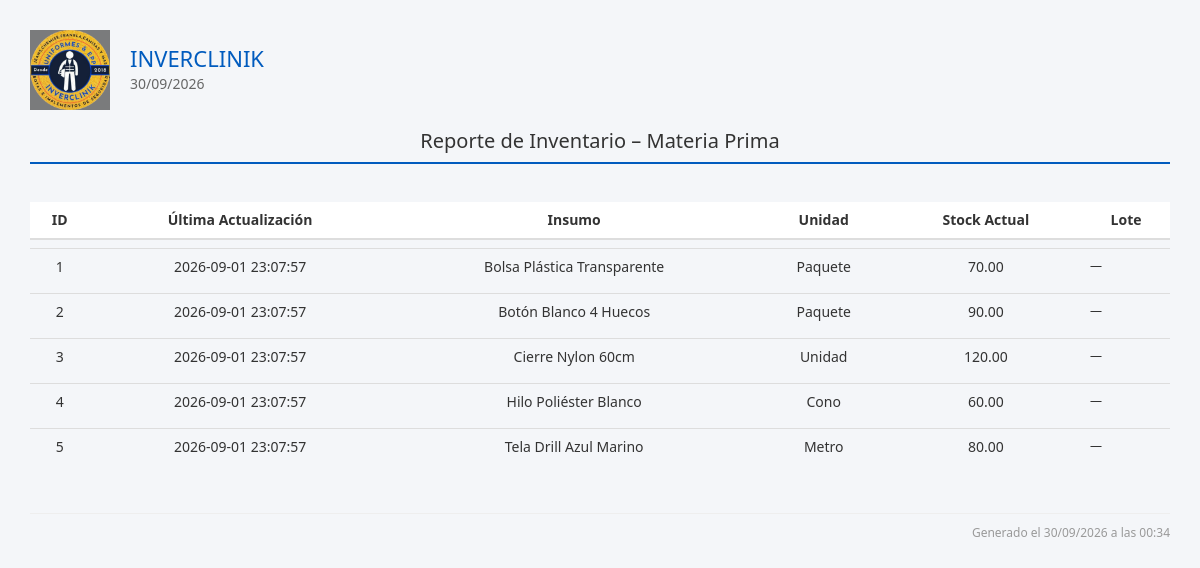
Page /reportes/inventario_materia_prima_view.php on the committed database.
### tables this page shows
CREATE TABLE IF NOT EXISTS `inventario` (
  `id` int(11) NOT NULL AUTO_INCREMENT,
  `tipo_item` enum('insumo','producto') NOT NULL COMMENT 'insumo=id de insumos, producto=id de recetas',
  `tipo_item_id` int(11) NOT NULL COMMENT 'ID del insumo o de la receta según tipo_item',
  `stock_actual` decimal(12,2) NOT NULL DEFAULT 0.00,
  `tipo_movimiento` enum('compra','orden_produccion','manual','ajuste') DEFAULT 'manual',
  `ultima_actualizacion` timestamp NOT NULL DEFAULT current_timestamp() ON UPDATE current_timestamp(),
  `orden_produccion_id` int(11) DEFAULT NULL COMMENT 'Enlace con orden de producción si aplica',
  PRIMARY KEY (`id`),
  UNIQUE KEY `unique_tipo_item` (`tipo_item`,`tipo_item_id`),
  KEY `idx_tipo_item` (`tipo_item`),
  KEY `idx_tipo_item_id` (`tipo_item_id`),
  KEY `idx_orden_produccion` (`orden_produccion_id`)
);

CREATE TABLE IF NOT EXISTS `insumos` (
  `id` int(11) NOT NULL AUTO_INCREMENT,
  `nombre` varchar(255) NOT NULL,
  `unidad_medida_id` int(11) NOT NULL COMMENT 'FK a unidad_medida',
  `costo_unitario` decimal(10,2) NOT NULL DEFAULT 0.00,
  `stock_minimo` decimal(12,2) DEFAULT NULL COMMENT 'Stock mínimo deseado',
  `stock_maximo` decimal(12,2) DEFAULT NULL COMMENT 'Stock máximo deseado',
  `almacen_id` int(11) DEFAULT 1 COMMENT 'Almacén asociado al insumo',
  `proveedor_id` int(11) DEFAULT NULL,
  `tasa_cambiaria_id` int(11) DEFAULT NULL COMMENT 'Tasa usada al registrar/actualizar el costo',
  `activo` tinyint(1) DEFAULT 1,
  `adicional` tinyint(1) DEFAULT 0,
  PRIMARY KEY (`id`)
);

### reportes/inventario_materia_prima_view.php (the view, shortened to what this page needs)
<?php
require_once('../template/header.php');
$where = [];
$tieneTipoItem = $conn->query("SHOW COLUMNS FROM inventario LIKE 'tipo_item'")->num_rows > 0;
if ($tieneTipoItem) {
    $where[] = "inv.tipo_item = 'insumo'";
    $idCol = 'inv.tipo_item_id AS id';
    $joinInsumo = 'JOIN insumos i ON i.id = inv.tipo_item_id';
} else {
    $idCol = 'inv.insumo_id AS id';
    $joinInsumo = 'JOIN insumos i ON i.id = inv.insumo_id';
}
$condiciones = count($where) ? "WHERE " . implode(" AND ", $where) : "";
$sql = "
SELECT
    $idCol,
    inv.ultima_actualizacion,
    i.nombre AS insumo,
    COALESCE(um.nombre, um.codigo, '') AS unidad_medida,
    inv.stock_actual,
    (SELECT GROUP_CONCAT(l.numero_lote ORDER BY l.fecha_entrada DESC, l.id DESC SEPARATOR ', ')
     FROM inventario_lotes l
     WHERE l.tipo_item = 'insumo' AND l.tipo_item_id = i.id AND l.cantidad_restante > 0) AS lotes
FROM inventario inv
$joinInsumo
LEFT JOIN unidad_medida um ON um.id = i.unidad_medida_id
$condiciones
ORDER BY i.nombre ASC
";
$result = $conn->query($sql);
$i = 1;
?>
<div class="contenido-principal">
<div class="reporte-header">
    <div class="logo-info">
        <img src="../assets/img/inverclinik_3.png">
        <div class="empresa-fecha">
            <h1>INVERCLINIK</h1>
            <p><?= date('d/m/Y') ?></p>
        </div>
    </div>
    <div class="titulo-reporte">
        <h2>Reporte de Inventario – Materia Prima</h2>
    </div>
</div>
    <?php if ($result && $result->num_rows > 0): ?>
        <table class="table">
            <thead>
                <tr>
                    <th>ID</th>
                    <th>Última Actualización</th>
                    <th>Insumo</th>
                    <th>Unidad</th>
                    <th>Stock Actual</th>
                    <th>Lote</th>
                </tr>
            </thead>
            <tbody>
                <?php while ($row = $result->fetch_assoc()): ?>
                    <tr>
                        <td><?= $i++ ?></td>
                        <td><?= htmlspecialchars($row['ultima_actualizacion'] ?? '—') ?></td>
                        <td><?= htmlspecialchars($row['insumo']) ?></td>
                        <td><?= htmlspecialchars($row['unidad_medida']) ?></td>
                        <td><?= htmlspecialchars($row['stock_actual'] ?? '0') ?></td>
                        <td style="text-align:left; font-size:12px;"><?= htmlspecialchars($row['lotes'] ?? '—') ?></td>
                    </tr>
                <?php endwhile; ?>
            </tbody>
        </table>
    <?php else: ?>
        <div class="no-data">No hay registros de materia prima.</div>
    <?php endif; ?>
<div class="reporte-footer">
Generado el <?= date('d/m/Y \a \l\a\s H:i') ?>
</div>
</div>
<?php require_once('../template/footer.php'); ?>

### css/dashboard.css (style rules this page uses)
* { margin: 0; padding: 0; box-sizing: border-box; }

### css/reportes.css (style rules this page uses)
.reporte-header { display: flex; flex-direction: column; align-items: stretch; border-bottom: 2px solid #005bbe; margin-bottom: 30px; padding-bottom: 10px; }
.logo-info { display: flex; justify-content: flex-start; align-items: center; gap: 20px; }
.logo-info img { width: 80px; height: auto; }
.empresa-fecha h1 { font-size: 22px; color: #005bbe; margin: 0; }
.empresa-fecha p { font-size: 14px; color: #666; margin: 4px 0 0; }
.titulo-reporte { text-align: center; margin-top: 20px; }
.titulo-reporte h2 { font-size: 20px; color: #333; margin: 0; }
.table { width: 100%; border-collapse: separate; border-spacing: 0 8px; margin-bottom: 30px; }
.table th { padding: 12px 16px; font-size: 14px; text-align: center; background-color: #ffffff; border: none; }
.table td { padding: 10px 16px; font-size: 14px; text-align: center; border: none; }
.table tbody tr { border-radius: 8px; overflow: hidden; }
.reporte-footer { text-align: right; font-size: 12px; color: #999; border-top: 1px solid #eee; padding-top: 10px; margin-top: 40px; }
.contenido-principal { margin-left: 0 !important; padding: 0; box-sizing: border-box; background-color: #fff; min-height: 100vh; }

### css/style.css (style rules this page uses)
:root { --primary: #0056b3; --primary-hover: #004494; --primary-light: #e7f1ff; --primary-border: #0056b3; --secondary: #6c757d; --secondary-hover: #565e64; --secondary-light: #f1f3f5; --success: #28a745; --success-hover: #218838; --success-light: #e8f7ec; --danger: #dc3545; --danger-hover: #c82333; --danger-light: #fde8e9; --warning: #ffc107; --warning-hover: #e0a800; --warning-light: #fff9e6; --warning-text: #856404; --info: #17a2b8; --info-hover: #138496; --info-light: #e2f7fa; --dark: #343a40; --light: #f8f9fa; --border-color: #dee2e6; --card-shadow: 0 4px 16px rgba(0, 0, 0, 0.07); --btn-shadow: 0 2px 5px rgba(0, 0, 0, 0.08); --btn-shadow-hover: 0 5px 12px rgba(0, 0, 0, 0.15); --radius-sm: 6px; --radius-md: 8px; --radius-lg: 12px; --radius-pill: 50px; }
.contenido-principal { margin-left: 60px; padding: 30px; box-sizing: border-box; background-color: #f4f6f9; min-height: 100vh; }

### css/navbar.css (style rules this page uses)
.main-content, .contenido-principal { margin-left: 60px; transition: margin-left 0.3s cubic-bezier(0.4, 0, 0.2, 1); }

### rows in the picture
inventario: ultima_actualizacion "2026-09-01 23:07:57", insumos.nombre "Bolsa Plástica Transparente", unidad_medida "Paquete", stock_actual "70.00", lotes "—"
inventario: ultima_actualizacion "2026-09-01 23:07:57", insumos.nombre "Botón Blanco 4 Huecos", unidad_medida "Paquete", stock_actual "90.00", lotes "—"
inventario: ultima_actualizacion "2026-09-01 23:07:57", insumos.nombre "Cierre Nylon 60cm", unidad_medida "Unidad", stock_actual "120.00", lotes "—"
inventario: ultima_actualizacion "2026-09-01 23:07:57", insumos.nombre "Hilo Poliéster Blanco", unidad_medida "Cono", stock_actual "60.00", lotes "—"
inventario: ultima_actualizacion "2026-09-01 23:07:57", insumos.nombre "Tela Drill Azul Marino", unidad_medida "Metro", stock_actual "80.00", lotes "—"
